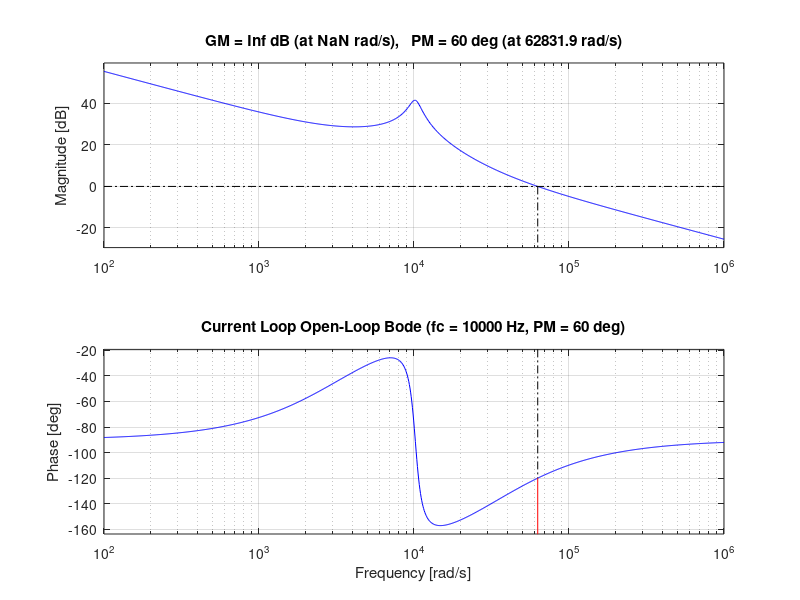
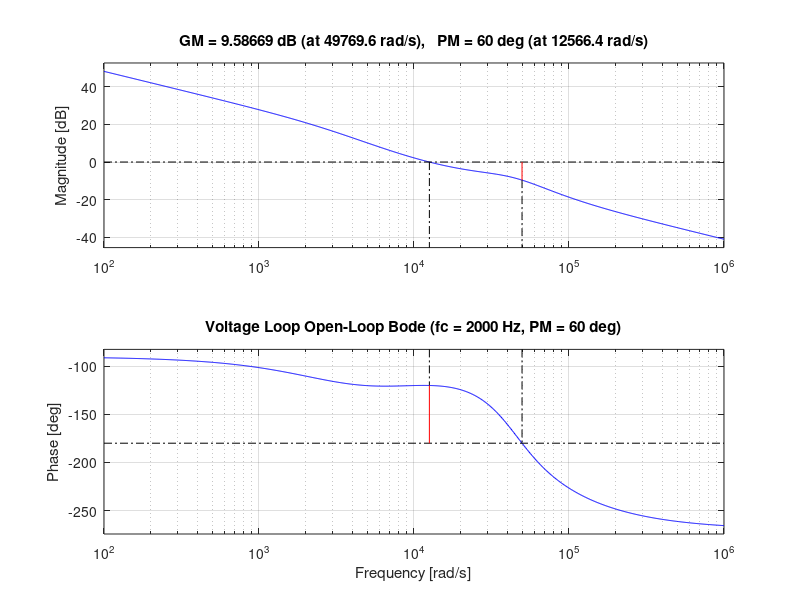
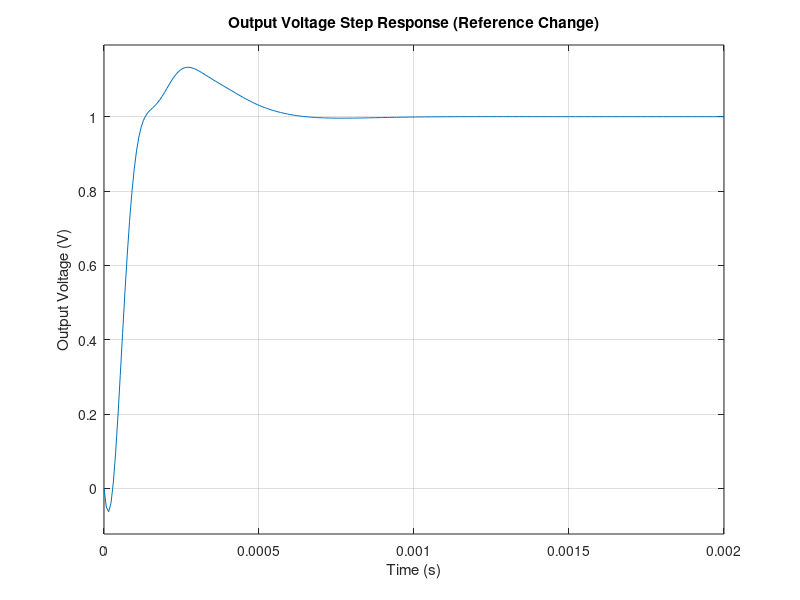

Here is the MATLAB script that generated these plots, in order:
%% Boost Converter Double-Loop PI Controller Design (Exact Method)
%
% Method: At target crossover frequencies, satisfy open-loop conditions:
%   Magnitude = 1, Phase = -180 degrees + PM
%
% Plant 1 (Inner Loop): Duty cycle to inductor current Gid(s)
% Plant 2 (Outer Loop): Inductor current to output voltage Gvi(s)
%
% Feature: Uses exact closed-loop transfer function of the inner loop 
%          via the 'feedback' command instead of a 1st-order approximation.

clear; clc; close all;

%% =========================================================
%  1. Parameter Setup
% =========================================================
% --- Circuit Parameters ---
Vin = 12;           % Input voltage (V)
Vo  = 24;           % Steady-state output voltage (V)
L   = 24e-6;        % Inductance (H)
C   = 100e-6;       % Output capacitance (F)
R   = 6;            % Full-load resistance (ohm) -> P = Vo^2/R = 96 W
fsw = 100e3;        % Switching frequency (Hz)

% --- Sensor Gains ---
Hi  = 1;            % Current sensor gain (V/A)
Hv  = 1;            % Voltage sensor gain (V/V), e.g., 1 for direct feedback

% --- Inner Loop (Current) Specifications ---
fci   = fsw / 10;   % Target crossover frequency (Hz), set to 10 kHz
phi_mi = 60;        % Target phase margin (degrees)

% --- RHPZ Calculation & Outer Loop (Voltage) Specifications ---
D = 1 - Vin / Vo;   % Steady-state duty cycle
% Calculate Right-Half-Plane Zero (RHPZ) frequency
f_RHPZ = (R * (1-D)^2) / (2 * pi * L); 

% The voltage loop bandwidth MUST be lower than f_RHPZ / 3 and fci / 5
fcv   = min(fci / 5, f_RHPZ / 4); % Automatically set safe voltage loop bandwidth
phi_mv = 60;        % Target phase margin (degrees)


%% =========================================================
%  2. Inner Loop (Current) Controller Design
% =========================================================
wci = 2 * pi * fci;

% 1. Calculate Gid(j*wci) exactly
num_real_i = 1;
num_imag_i = wci * R * C / 2;
den_real_i = 1 - wci^2 * L * C / (1 - D)^2;
den_imag_i = wci * L / (R * (1 - D)^2);

Gid_DC = 2 * Vo / (R * (1 - D)^2);
Gid_jwci = Gid_DC * complex(num_real_i, num_imag_i) / complex(den_real_i, den_imag_i);

Gid_mag = abs(Gid_jwci);
theta_plant_i = angle(Gid_jwci) * (180 / pi);

% 2. Inner PI parameters
phi_req_i = -180 + phi_mi - theta_plant_i;
phi_req_rad_i = phi_req_i * pi / 180;

Kp_i = cos(phi_req_rad_i) / (Gid_mag * Hi);
Ki_i = Kp_i * wci * tan(-phi_req_rad_i);

%% =========================================================
%  3. Outer Loop (Voltage) Controller Design (Exact Method)
% =========================================================
s = tf('s');

% 1. Construct Inner Loop Transfer Functions
Gid = Gid_DC * (1 + s * R * C / 2) / (1 + s * L / (R * (1-D)^2) + s^2 * L * C / (1-D)^2);
Gpi_i = Kp_i + Ki_i / s;

% 2. EXPLICITLY calculate exact closed-loop inner transfer function
% Gid_close = (iL / vc) = (Gpi_i * Gid) / (1 + Gpi_i * Gid * Hi)
Gid_close = feedback(Gpi_i * Gid, Hi); 

% 3. Construct Gvi(s): Inductor current to Output voltage
Gvi_DC = R * (1 - D) / 2;
Gvi = Gvi_DC * (1 - s * L / (R * (1 - D)^2)) / (1 + s * R * C / 2);

% 4. Total Voltage Plant = Closed Inner Loop * Gvi
Gv_plant = Gid_close * Gvi;

% 5. Evaluate Total Voltage Plant at Outer Loop Crossover Frequency
wcv = 2 * pi * fcv;
[mag_v, phase_v] = bode(Gv_plant, wcv);
mag_v = squeeze(mag_v);         % Reduce to scalar
phase_v = squeeze(phase_v);     % Reduce to scalar

% 6. Outer PI parameters
phi_req_v = -180 + phi_mv - phase_v;
phi_req_rad_v = phi_req_v * pi / 180;

Kp_v = cos(phi_req_rad_v) / (mag_v * Hv);
Ki_v = Kp_v * wcv * tan(-phi_req_rad_v);

Gpi_v = Kp_v + Ki_v / s;


%% =========================================================
%  4. Results Output
% =========================================================
fprintf('============ System Basics ============\n');
fprintf('Duty cycle               D         = %.4f\n',  D);
fprintf('Right-Half-Plane Zero    f_RHPZ    = %.1f Hz\n', f_RHPZ);

fprintf('\n============ INNER LOOP (Current) ============\n');
fprintf('Target bandwidth         fci       = %.1f Hz\n', fci);
fprintf('Kp_i = %.6g\n', Kp_i);
fprintf('Ki_i = %.6g\n', Ki_i);

fprintf('\n============ OUTER LOOP (Voltage) ============\n');
fprintf('Target bandwidth         fcv       = %.1f Hz\n', fcv);
fprintf('Kp_v = %.6g\n', Kp_v);
fprintf('Ki_v = %.6g\n', Ki_v);


%% =========================================================
%  5. Bode Plot Verification (Both Loops)
% =========================================================
% --- Inner Loop ---
T_open_i = Gpi_i * Gid * Hi;
figure('Name', 'Inner Current Loop', 'NumberTitle', 'off', 'Color', 'w');
margin(T_open_i);
grid on;
title(sprintf('Current Loop Open-Loop Bode (fc = %.0f Hz, PM = %.0f deg)', fci, phi_mi));

% --- Outer Loop ---
T_open_v = Gpi_v * Gv_plant * Hv;
figure('Name', 'Outer Voltage Loop', 'NumberTitle', 'off', 'Color', 'w');
margin(T_open_v);
grid on;
title(sprintf('Voltage Loop Open-Loop Bode (fc = %.0f Hz, PM = %.0f deg)', fcv, phi_mv));

% Extract actual outer loop margins
[Gm_v, Pm_v, ~, Wpm_v] = margin(T_open_v);
fprintf('\n============ Outer Loop Verification ============\n');
fprintf('Actual fcv = %.1f Hz (Target: %.1f Hz)\n', Wpm_v / (2*pi), fcv);
fprintf('Actual PM  = %.1f deg (Target: %.1f deg)\n', Pm_v, phi_mv);


%% =========================================================
%  6. Full Closed-Loop Step Response (Reference to Output Voltage)
% =========================================================
% Total closed-loop transfer function: (Vo / Vref)
T_closed_v = feedback(Gpi_v * Gv_plant, Hv);

figure('Name', 'Full System Output Voltage Step Response', 'NumberTitle', 'off', 'Color', 'w');
step(T_closed_v);
grid on;
title('Output Voltage Step Response (Reference Change)');
xlabel('Time (s)');
ylabel('Output Voltage (V)');
